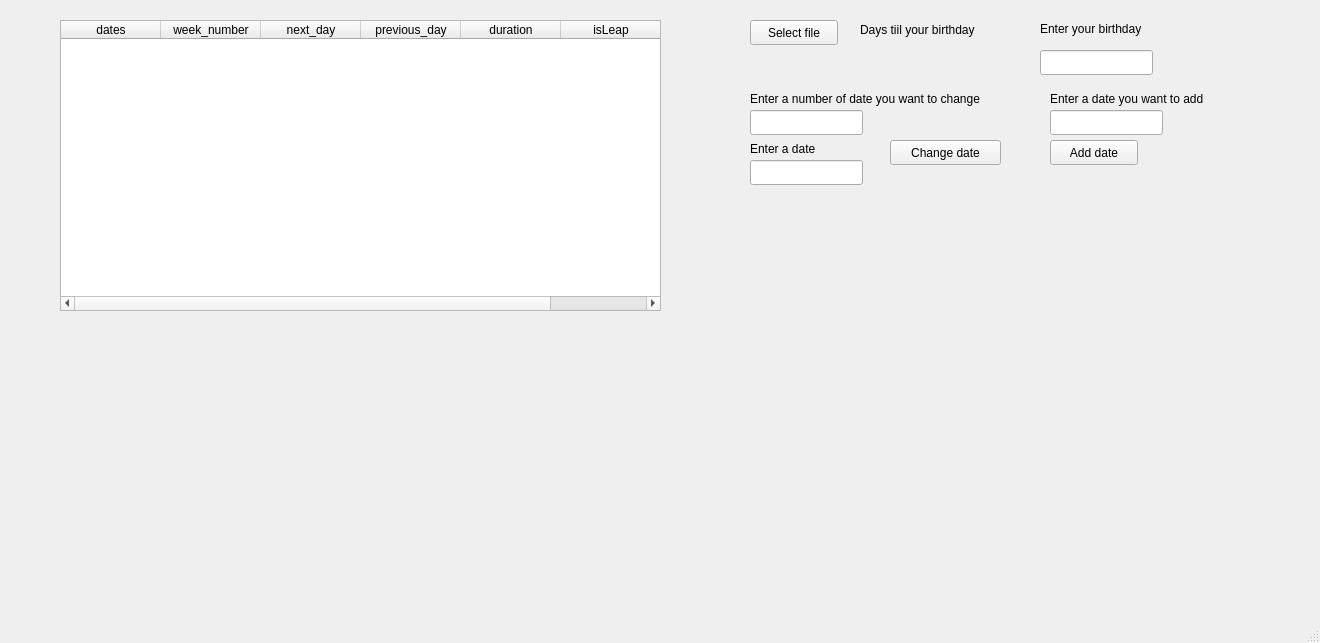
<?xml version="1.0" encoding="UTF-8"?>
<ui version="4.0">
 <class>MainWindow</class>
 <widget class="QMainWindow" name="MainWindow">
  <property name="geometry">
   <rect>
    <x>0</x>
    <y>0</y>
    <width>1320</width>
    <height>643</height>
   </rect>
  </property>
  <property name="windowTitle">
   <string>MainWindow</string>
  </property>
  <widget class="QWidget" name="centralwidget">
   <widget class="QTableWidget" name="tableWidget">
    <property name="geometry">
     <rect>
      <x>60</x>
      <y>20</y>
      <width>601</width>
      <height>291</height>
     </rect>
    </property>
    <property name="editTriggers">
     <set>QAbstractItemView::AnyKeyPressed|QAbstractItemView::DoubleClicked|QAbstractItemView::EditKeyPressed</set>
    </property>
    <property name="selectionBehavior">
     <enum>QAbstractItemView::SelectItems</enum>
    </property>
    <column>
     <property name="text">
      <string>dates</string>
     </property>
    </column>
    <column>
     <property name="text">
      <string>week_number</string>
     </property>
    </column>
    <column>
     <property name="text">
      <string>next_day</string>
     </property>
    </column>
    <column>
     <property name="text">
      <string>previous_day</string>
     </property>
    </column>
    <column>
     <property name="text">
      <string>duration</string>
     </property>
    </column>
    <column>
     <property name="text">
      <string>isLeap</string>
     </property>
    </column>
   </widget>
   <widget class="QPushButton" name="pushButton">
    <property name="geometry">
     <rect>
      <x>750</x>
      <y>20</y>
      <width>88</width>
      <height>25</height>
     </rect>
    </property>
    <property name="text">
     <string>Select file</string>
    </property>
   </widget>
   <widget class="QLabel" name="label">
    <property name="geometry">
     <rect>
      <x>1040</x>
      <y>20</y>
      <width>151</width>
      <height>17</height>
     </rect>
    </property>
    <property name="text">
     <string>Enter your birthday</string>
    </property>
   </widget>
   <widget class="QLabel" name="label_2">
    <property name="geometry">
     <rect>
      <x>750</x>
      <y>90</y>
      <width>291</width>
      <height>17</height>
     </rect>
    </property>
    <property name="text">
     <string>Enter a number of date you want to change</string>
    </property>
   </widget>
   <widget class="QLineEdit" name="lineEdit_2">
    <property name="geometry">
     <rect>
      <x>750</x>
      <y>110</y>
      <width>113</width>
      <height>25</height>
     </rect>
    </property>
   </widget>
   <widget class="QLabel" name="label_3">
    <property name="geometry">
     <rect>
      <x>750</x>
      <y>140</y>
      <width>131</width>
      <height>17</height>
     </rect>
    </property>
    <property name="text">
     <string>Enter a date</string>
    </property>
   </widget>
   <widget class="QPushButton" name="pushButton_3">
    <property name="geometry">
     <rect>
      <x>890</x>
      <y>140</y>
      <width>111</width>
      <height>25</height>
     </rect>
    </property>
    <property name="text">
     <string>Change date</string>
    </property>
   </widget>
   <widget class="QLabel" name="label_4">
    <property name="geometry">
     <rect>
      <x>860</x>
      <y>20</y>
      <width>161</width>
      <height>20</height>
     </rect>
    </property>
    <property name="text">
     <string>Days tiil your birthday</string>
    </property>
   </widget>
   <widget class="QLineEdit" name="lineEdit">
    <property name="geometry">
     <rect>
      <x>750</x>
      <y>160</y>
      <width>113</width>
      <height>25</height>
     </rect>
    </property>
   </widget>
   <widget class="QLineEdit" name="lineEdit_3">
    <property name="geometry">
     <rect>
      <x>1040</x>
      <y>50</y>
      <width>113</width>
      <height>25</height>
     </rect>
    </property>
   </widget>
   <widget class="QLabel" name="label_5">
    <property name="geometry">
     <rect>
      <x>1050</x>
      <y>90</y>
      <width>201</width>
      <height>17</height>
     </rect>
    </property>
    <property name="text">
     <string>Enter a date you want to add</string>
    </property>
   </widget>
   <widget class="QLineEdit" name="lineEdit_4">
    <property name="geometry">
     <rect>
      <x>1050</x>
      <y>110</y>
      <width>113</width>
      <height>25</height>
     </rect>
    </property>
   </widget>
   <widget class="QPushButton" name="pushButton_5">
    <property name="geometry">
     <rect>
      <x>1050</x>
      <y>140</y>
      <width>88</width>
      <height>25</height>
     </rect>
    </property>
    <property name="text">
     <string>Add date</string>
    </property>
   </widget>
   <widget class="QLabel" name="label_6">
    <property name="geometry">
     <rect>
      <x>870</x>
      <y>50</y>
      <width>66</width>
      <height>17</height>
     </rect>
    </property>
    <property name="text">
     <string/>
    </property>
   </widget>
  </widget>
  <widget class="QMenuBar" name="menubar">
   <property name="geometry">
    <rect>
     <x>0</x>
     <y>0</y>
     <width>1320</width>
     <height>22</height>
    </rect>
   </property>
  </widget>
  <widget class="QStatusBar" name="statusbar"/>
 </widget>
 <resources/>
 <connections/>
</ui>
